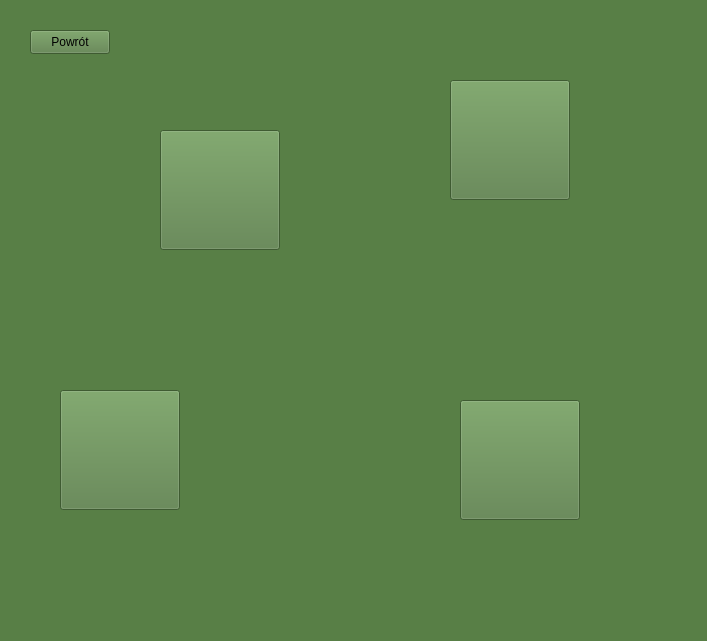
<?xml version="1.0" encoding="UTF-8"?>
<ui version="4.0">
 <class>Mapa</class>
 <widget class="QWidget" name="Mapa">
  <property name="geometry">
   <rect>
    <x>0</x>
    <y>0</y>
    <width>707</width>
    <height>641</height>
   </rect>
  </property>
  <property name="windowTitle">
   <string>Form</string>
  </property>
  <property name="styleSheet">
   <string notr="true">
background-color: rgb(88, 127, 70);</string>
  </property>
  <widget class="QPushButton" name="skalka1_Button">
   <property name="geometry">
    <rect>
     <x>160</x>
     <y>130</y>
     <width>120</width>
     <height>120</height>
    </rect>
   </property>
   <property name="styleSheet">
    <string notr="true">image: url(:/zdjecia skal/42462mountain_99130.png);</string>
   </property>
   <property name="text">
    <string/>
   </property>
  </widget>
  <widget class="QPushButton" name="skalka4_Button">
   <property name="geometry">
    <rect>
     <x>60</x>
     <y>390</y>
     <width>120</width>
     <height>120</height>
    </rect>
   </property>
   <property name="styleSheet">
    <string notr="true">image: url(:/zdjecia skal/42462mountain_99130.png);</string>
   </property>
   <property name="text">
    <string/>
   </property>
  </widget>
  <widget class="QPushButton" name="skalka3_Button">
   <property name="geometry">
    <rect>
     <x>460</x>
     <y>400</y>
     <width>120</width>
     <height>120</height>
    </rect>
   </property>
   <property name="styleSheet">
    <string notr="true">image: url(:/zdjecia skal/42462mountain_99130.png);</string>
   </property>
   <property name="text">
    <string/>
   </property>
  </widget>
  <widget class="QPushButton" name="skalka2_Button">
   <property name="geometry">
    <rect>
     <x>450</x>
     <y>80</y>
     <width>120</width>
     <height>120</height>
    </rect>
   </property>
   <property name="styleSheet">
    <string notr="true">image: url(:/zdjecia skal/42462mountain_99130.png);</string>
   </property>
   <property name="text">
    <string/>
   </property>
  </widget>
  <widget class="QPushButton" name="backButton">
   <property name="geometry">
    <rect>
     <x>30</x>
     <y>30</y>
     <width>80</width>
     <height>24</height>
    </rect>
   </property>
   <property name="text">
    <string>Powrót</string>
   </property>
  </widget>
 </widget>
 <resources/>
 <connections/>
</ui>
